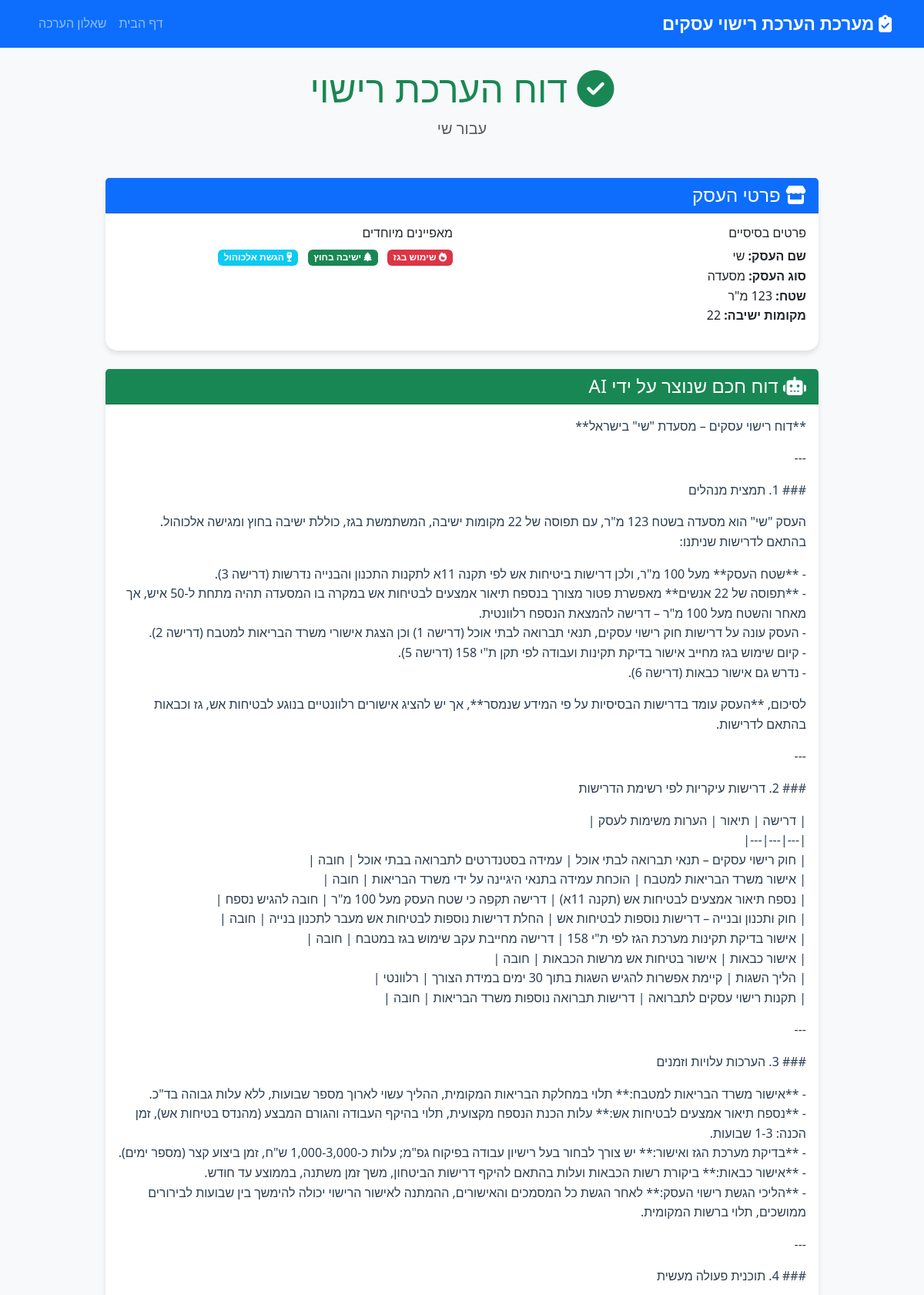
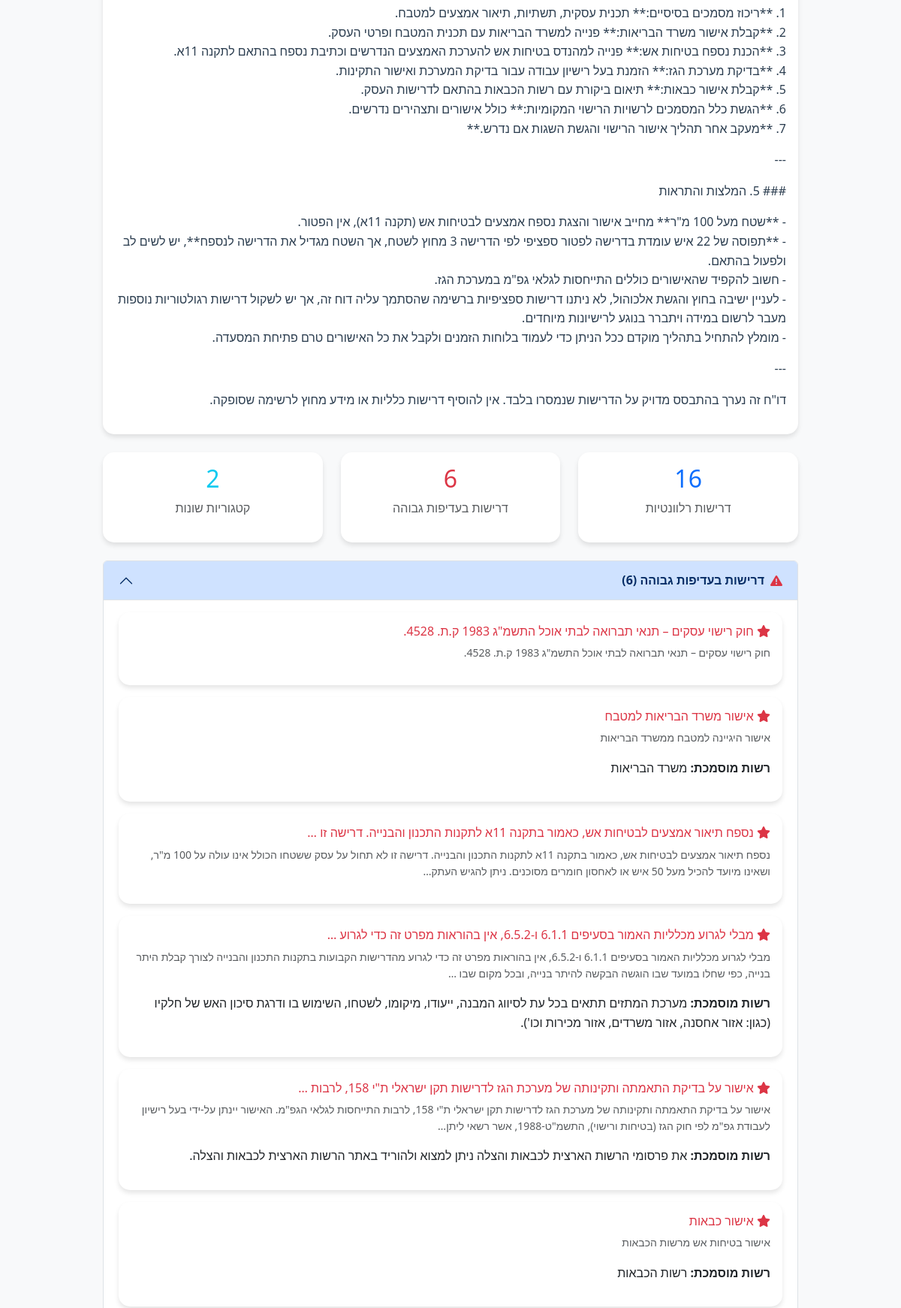
The app's page /report/8/ (upper part) with its own data (2 pictures, top to bottom).
### questionnaire/models.py (models this page shows, shortened)
class BusinessAssessment(models.Model):
    business_name = models.CharField(max_length=200, verbose_name="שם העסק")
    business_type = models.ForeignKey(
        BusinessType,
        on_delete=models.CASCADE,
        verbose_name="סוג העסק"
    )
    area_sqm = models.IntegerField(
        validators=[MinValueValidator(1), MaxValueValidator(10000)],
        verbose_name="שטח במ״ר"
    )
    seating_capacity = models.IntegerField(
        validators=[MinValueValidator(1), MaxValueValidator(1000)],
        verbose_name="מספר מקומות ישיבה"
    )
    uses_gas = models.BooleanField(default=False, verbose_name="משתמש בגז")
    serves_meat = models.BooleanField(default=False, verbose_name="מגיש בשר")
    offers_delivery = models.BooleanField(default=False, verbose_name="מציע משלוחים")
    has_outdoor_seating = models.BooleanField(default=False, verbose_name="יש ישיבה בחוץ")
    serves_alcohol = models.BooleanField(default=False, verbose_name="מגיש אלכוהול")
    created_at = models.DateTimeField(auto_now_add=True, verbose_name="נוצר בתאריך")
    updated_at = models.DateTimeField(auto_now=True, verbose_name="עודכן בתאריך")
    class Meta:
        verbose_name = "הערכת עסק"
        verbose_name_plural = "הערכות עסקים"
        ordering = ['-created_at']

class BusinessType(models.Model):
    name = models.CharField(max_length=100, verbose_name="שם סוג העסק")
    description = models.TextField(blank=True, verbose_name="תיאור")
    class Meta:
        verbose_name = "סוג עסק"
        verbose_name_plural = "סוגי עסקים"

class AssessmentReport(models.Model):
    assessment = models.OneToOneField(
        BusinessAssessment,
        on_delete=models.CASCADE,
        verbose_name="הערכת עסק"
    )
    relevant_requirements = models.ManyToManyField(
        LicensingRequirement,
        verbose_name="דרישות רלוונטיות"
    )
    ai_generated_content = models.TextField(
        blank=True,
        verbose_name="תוכן שנוצר על ידי AI"
    )
    created_at = models.DateTimeField(auto_now_add=True, verbose_name="נוצר בתאריך")
    class Meta:
        verbose_name = "דוח הערכה"
        verbose_name_plural = "דוחות הערכה"
        ordering = ['-created_at']

class LicensingRequirement(models.Model):
    PRIORITY_CHOICES = [
        ('high', 'גבוהה'),
        ('medium', 'בינונית'),
        ('low', 'נמוכה'),
    ]
    CATEGORY_CHOICES = [
        ('restaurant', 'מסעדה'),
        ('bar', 'בר'),
        ('health', 'בריאות'),
        ('safety', 'בטיחות'),
        ('municipal', 'עירונית'),
        ('general', 'כללי'),
    ]
    title = models.CharField(max_length=300, verbose_name="כותרת")
    description = models.TextField(verbose_name="תיאור")
    authority = models.CharField(max_length=200, blank=True, verbose_name="רשות מוסמכת")
    category = models.CharField(
        max_length=20,
        choices=CATEGORY_CHOICES,
        default='general',
        verbose_name="קטגוריה"
    )
    priority = models.CharField(
        max_length=10,
        choices=PRIORITY_CHOICES,
        default='medium',
        verbose_name="עדיפות"
    )
    min_area = models.IntegerField(null=True, blank=True, verbose_name="שטח מינימלי")
    max_area = models.IntegerField(null=True, blank=True, verbose_name="שטח מקסימלי")
    min_capacity = models.IntegerField(null=True, blank=True, verbose_name="תפוסה מינימלית")
    max_capacity = models.IntegerField(null=True, blank=True, verbose_name="תפוסה מקסימלית")
    requires_gas = models.BooleanField(default=False, verbose_name="דורש גז")
    meat_related = models.BooleanField(default=False, verbose_name="קשור לבשר")
    delivery_related = models.BooleanField(default=False, verbose_name="קשור למשלוחים")
    outdoor_related = models.BooleanField(default=False, verbose_name="קשור לישיבה בחוץ")
    alcohol_related = models.BooleanField(default=False, verbose_name="קשור לאלכוהול")
    estimated_cost = models.CharField(max_length=100, blank=True, verbose_name="עלות משוערת")
    processing_time = models.CharField(max_length=100, blank=True, verbose_name="זמן טיפול")
    business_types = models.ManyToManyField(BusinessType, verbose_name="סוגי עסקים")
    class Meta:
        verbose_name = "דרישת רישוי"
        verbose_name_plural = "דרישות רישוי"
        ordering = ['priority', 'category']

### questionnaire/views.py (the view)
# urls.py: path('report/<int:report_id>/', views.view_report, name='view_report'),
def view_report(request, report_id):
    try:
        report = get_object_or_404(AssessmentReport, id=report_id)
        relevant_requirements = report.relevant_requirements.all()
        requirements_by_category = {}
        for req in relevant_requirements:
            category = req.get_category_display()
            if category not in requirements_by_category:
                requirements_by_category[category] = []
            requirements_by_category[category].append(req)
        requirements_by_priority = {
            'high': relevant_requirements.filter(priority='high'),
            'medium': relevant_requirements.filter(priority='medium'),
            'low': relevant_requirements.filter(priority='low'),
        }
        context = {
            'report': report,
            'assessment': report.assessment,
            'relevant_requirements': relevant_requirements,
            'requirements_by_category': requirements_by_category,
            'requirements_by_priority': requirements_by_priority,
            'total_requirements': len(relevant_requirements),
        }
        return render(request, 'report.html', context)
    except AssessmentReport.DoesNotExist:
        messages.error(request, 'דוח לא נמצא')
        return redirect('questionnaire:home')

### templates/report.html (shortened to what this page needs)
{% extends 'base.html' %}
{% block content %}
<div class="row">
    <div class="col-lg-10 mx-auto">
        <div class="text-center mb-5">
            <h1 class="display-5 text-success">
                <i class="fas fa-check-circle"></i>
                דוח הערכת רישוי
            </h1>
            <p class="lead text-muted">עבור {{ assessment.business_name }}</p>
        </div>
        <div class="card mb-4">
            <div class="card-header bg-primary text-white">
                <h4 class="mb-0">
                    <i class="fas fa-store"></i>
                    פרטי העסק
                </h4>
            </div>
            <div class="card-body">
                <div class="row">
                    <div class="col-md-6">
                        <h6>פרטים בסיסיים</h6>
                        <ul class="list-unstyled">
                            <li><strong>שם העסק:</strong> {{ assessment.business_name }}</li>
                            <li><strong>סוג העסק:</strong> {{ assessment.business_type.name }}</li>
                            <li><strong>שטח:</strong> {{ assessment.area_sqm }} מ"ר</li>
                            <li><strong>מקומות ישיבה:</strong> {{ assessment.seating_capacity }}</li>
                        </ul>
                    </div>
                    <div class="col-md-6">
                        <h6>מאפיינים מיוחדים</h6>
                        <div class="feature-badges">
                            {% if assessment.uses_gas %}
                                <span class="badge bg-danger me-2 mb-2">
                                    <i class="fas fa-fire"></i> שימוש בגז
                                </span>
                            {% endif %}
                            {% if assessment.has_outdoor_seating %}
                                <span class="badge bg-success me-2 mb-2">
                                    <i class="fas fa-tree"></i> ישיבה בחוץ
                                </span>
                            {% endif %}
                            {% if assessment.serves_alcohol %}
                                <span class="badge bg-info me-2 mb-2">
                                    <i class="fas fa-wine-glass"></i> הגשת אלכוהול
                                </span>
                            {% endif %}
                        </div>
                    </div>
                </div>
            </div>
        </div>
        {% if report.ai_generated_content %}
        <div class="card mb-4">
            <div class="card-header bg-success text-white">
                <h4 class="mb-0">
                    <i class="fas fa-robot"></i>
                    דוח חכם שנוצר על ידי AI
                </h4>
            </div>
            <div class="card-body">
                <div class="ai-content">
                    {{ report.ai_generated_content|linebreaks }}
                </div>
            </div>
        </div>
        {% endif %}
        <div class="row mb-4">
            <div class="col-md-4">
                <div class="card text-center h-100">
                    <div class="card-body">
                        <h2 class="text-primary">{{ total_requirements }}</h2>
                        <p class="text-muted">דרישות רלוונטיות</p>
                    </div>
                </div>
            </div>
            <div class="col-md-4">
                <div class="card text-center h-100">
                    <div class="card-body">
                        <h2 class="text-danger">{{ requirements_by_priority.high.count }}</h2>
                        <p class="text-muted">דרישות בעדיפות גבוהה</p>
                    </div>
                </div>
            </div>
            <div class="col-md-4">
                <div class="card text-center h-100">
                    <div class="card-body">
                        <h2 class="text-info">{{ requirements_by_category|length }}</h2>
                        <p class="text-muted">קטגוריות שונות</p>
                    </div>
                </div>
            </div>
        </div>
        <div class="accordion mb-4" id="priorityAccordion">
            {% if requirements_by_priority.high %}
            <div class="accordion-item">
                <h2 class="accordion-header" id="highPriorityHeading">
                    <button class="accordion-button" type="button" data-bs-toggle="collapse"
                            data-bs-target="#highPriorityCollapse" aria-expanded="true">
                        <i class="fas fa-exclamation-triangle text-danger me-2"></i>
                        <strong>דרישות בעדיפות גבוהה ({{ requirements_by_priority.high.count }})</strong>
                    </button>
                </h2>
                <div id="highPriorityCollapse" class="accordion-collapse collapse show"
                     data-bs-parent="#priorityAccordion">
                    <div class="accordion-body">
                        {% for requirement in requirements_by_priority.high %}
                            <div class="card mb-3 border-danger">
                                <div class="card-body">
                                    <h6 class="card-title text-danger">
                                        <i class="fas fa-star"></i>
                                        {{ requirement.title|truncatechars:80 }}
                                    </h6>
                                    <p class="card-text text-muted small">{{ requirement.description|truncatechars:200 }}</p>
                                    {% if requirement.authority %}
                                        <p class="card-text">
                                            <strong>רשות מוסמכת:</strong> {{ requirement.authority }}
                                        </p>
                                    {% endif %}
                                </div>
                            </div>
                        {% endfor %}
                    </div>
                </div>
            </div>
            {% endif %}
        </div>
    </div>
</div>
{% endblock %}

### static/css/style.css (style rules this page uses)
:root { --primary-color: #007bff; --secondary-color: #6c757d; --success-color: #28a745; --info-color: #17a2b8; --warning-color: #ffc107; --danger-color: #dc3545; --light-color: #f8f9fa; --dark-color: #343a40; }
body { font-family: 'Segoe UI', Tahoma, Geneva, Verdana, sans-serif; background-color: #f8f9fa; line-height: 1.6; }
.card { border: none; border-radius: 15px; box-shadow: 0 4px 6px rgba(0, 0, 0, 0.1); }
.fade-in { animation: fadeIn 0.5s ease-in; }

### templates/report.html (style rules this page uses)
.ai-content { font-size: 16px; line-height: 1.6; color: #2c3e50; }

### records on screen
BusinessAssessment: business_name "שי", business_type.name "מסעדה", seating_capacity "22"
AssessmentReport: ai_generated_content "**דוח רישוי עסקים – מסעדת \"שי\" בישראל** --- ### 1. תמצית מנהלים העסק \"שי\" הוא מסעדה בשטח 123 מ\"ר, עם תפוסה של 22 מקומות ישיבה, המשתמשת בגז, כוללת ישיבה בחוץ ומגישה אלכוהול. בהתאם לדרישות שניתנו: - **שטח העסק** מעל 100 מ\"ר, ולכן דרישות ביטיחות אש לפי תקנה 11א לתקנות התכנון והבנייה נדרשות (דרישה 3). - **תפוסה של 22 אנשים** מאפשרת פטור מצורך בנספח תיאור אמצעים לבטיחות אש במקרה בו המסעדה תהיה מתחת ל-50 איש, אך מאחר והשטח מעל 100 מ\"ר – דרישה להמצאת הנספח רלוונטית. - העסק עונה על דרישות חוק רישוי עסקים, תנאי תברואה לבתי אוכל (דרישה 1) וכן הצגת אישורי משרד הבריאות למטבח (דרישה 2). - קיום שימוש בגז מחייב אישור בדיקת תקינות ועבודה לפי תקן ת\"י 158 (דרישה 5). - נדרש גם אישור כבאות (דרישה 6). לסיכום,…"
LicensingRequirement: title "חוק רישוי עסקים – תנאי תברואה לבתי אוכל התשמ\"ג 1983 ק.ת. 4528.", description "חוק רישוי עסקים – תנאי תברואה לבתי אוכל התשמ\"ג 1983 ק.ת. 4528."
LicensingRequirement: title "אישור משרד הבריאות למטבח", description "אישור היגיינה למטבח ממשרד הבריאות", authority "משרד הבריאות"
LicensingRequirement: title "נספח תיאור אמצעים לבטיחות אש, כאמור בתקנה 11א לתקנות התכנון והבנייה. דרישה זו …", description "נספח תיאור אמצעים לבטיחות אש, כאמור בתקנה 11א לתקנות התכנון והבנייה. דרישה זו לא תחול על עסק ששטחו הכולל אינו עולה על 100 מ\"ר, ושאינו מיועד להכיל מעל 50 איש או לאחסון חומרים מסוכנים. ניתן להגיש העתק…"
LicensingRequirement: title "מבלי לגרוע מכלליות האמור בסעיפים 6.1.1 ו-6.5.2, אין בהוראות מפרט זה כדי לגרוע …", description "מבלי לגרוע מכלליות האמור בסעיפים 6.1.1 ו-6.5.2, אין בהוראות מפרט זה כדי לגרוע מהדרישות הקבועות בתקנות התכנון והבנייה לצורך קבלת היתר בנייה, כפי שחלו במועד שבו הוגשה הבקשה להיתר בנייה, ובכל מקום שבו …", authority "מערכת המתזים תתאים בכל עת לסיווג המבנה, ייעודו, מיקומו, לשטחו, השימוש בו ודרגת סיכון האש של חלקיו (כגון: אזור אחסנה, אזור משרדים, אזור מכירות וכו')."
LicensingRequirement: title "אישור על בדיקת התאמתה ותקינותה של מערכת הגז לדרישות תקן ישראלי ת\"י 158, לרבות …", description "אישור על בדיקת התאמתה ותקינותה של מערכת הגז לדרישות תקן ישראלי ת\"י 158, לרבות התייחסות לגלאי הגפ\"מ. האישור יינתן על-ידי בעל רישיון לעבודת גפ\"מ לפי חוק הגז (בטיחות ורישוי), התשמ\"ט-1988, אשר רשאי ליתן…", authority "את פרסומי הרשות הארצית לכבאות והצלה ניתן למצוא ולהוריד באתר הרשות הארצית לכבאות והצלה."
LicensingRequirement: title "אישור כבאות", description "אישור בטיחות אש מרשות הכבאות", authority "רשות הכבאות"

### other values on screen
{{ total_requirements }} "16"
{{ requirements_by_priority.high.count }} "6"
{{ requirements_by_category|length }} "2"
